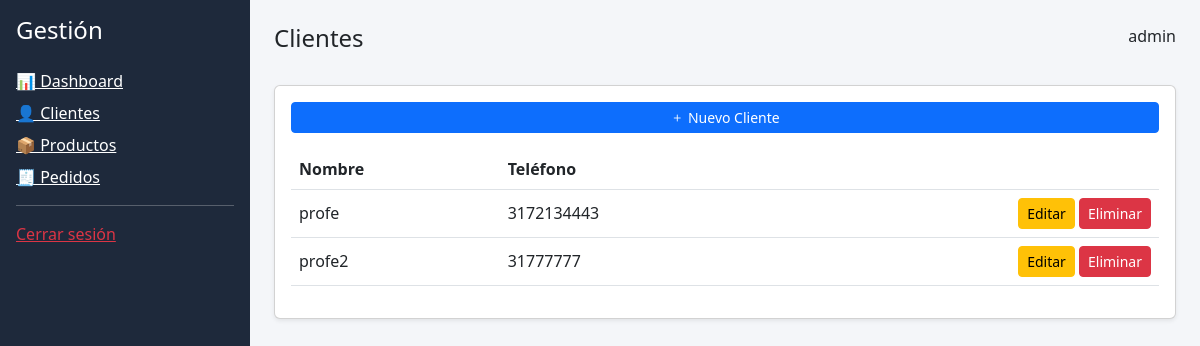
The app's page /clientes/ (signed in) with its own data.
### core/models.py (models this page shows, shortened)
class Cliente(models.Model):
    nombre = models.CharField(max_length=100)
    telefono = models.CharField(max_length=20, unique=True)

### core/views.py (the view)
# urls.py: path('clientes/', views.lista_clientes),
@login_required
def lista_clientes(request):
    if request.user.perfil.tipo_usuario != 'admin':
        return redirect('/pedidos/')
    clientes = Cliente.objects.all()
    return render(request, 'clientes.html', {'clientes': clientes})

### core/templates/clientes.html
{% extends 'base.html' %}
{% block title %}Clientes{% endblock %}
{% block content %}
<div class="card shadow-sm p-3">
{% if user.perfil.tipo_usuario == 'admin' %}
<a href="/crear-cliente/" class="btn btn-primary btn-sm mb-3">
    <i class="bi bi-plus"></i> Nuevo Cliente
</a>
{% endif %}
<table class="table align-middle">
<tr>
    <th>Nombre</th>
    <th>Teléfono</th>
    <th></th>
</tr>
{% for cliente in clientes %}
<tr>
    <td>{{ cliente.nombre }}</td>
    <td>{{ cliente.telefono }}</td>
    <td class="text-end">
        {% if user.perfil.tipo_usuario == 'admin' %}
        <a href="/editar-cliente/{{ cliente.id }}/" class="btn btn-warning btn-sm">Editar</a>
        <a href="/eliminar-cliente/{{ cliente.id }}/" class="btn btn-danger btn-sm">Eliminar</a>
        {% endif %}
    </td>
</tr>
{% endfor %}
</table>
</div>
{% endblock %}

### core/templates/base.html (shortened to what this page needs)
<!DOCTYPE html>
<html>
<head>
    <link href="https://cdn.jsdelivr.net/npm/bootstrap@5.3.0/dist/css/bootstrap.min.css" rel="stylesheet">
    <link href="https://cdn.jsdelivr.net/npm/bootstrap-icons/font/bootstrap-icons.css" rel="stylesheet">
</head>
<body style="background:#f4f6f9;">
<div class="d-flex">
    <div style="width:250px; background:#1e293b; min-height:100vh;" class="text-white p-3">
        <h4 class="mb-4">Gestión</h4>
        <a href="/dashboard/" class="d-block text-white mb-2">📊 Dashboard</a>
        {% if user.perfil.tipo_usuario == 'admin' %}
        <a href="/clientes/" class="d-block text-white mb-2">👤 Clientes</a>
        <a href="/productos/" class="d-block text-white mb-2">📦 Productos</a>
        {% endif %}
        <a href="/pedidos/" class="d-block text-white mb-2">🧾 Pedidos</a>
        <hr>
        <a href="/logout/" class="text-danger">Cerrar sesión</a>
    </div>
    <div class="flex-grow-1 p-4">
        <div class="d-flex justify-content-between mb-4">
            <h4>{% block title %}{% endblock %}</h4>
            <span>{{ user.username }}</span>
        </div>
        {% block content %}{% endblock %}
    </div>
</div>
</body>
</html>

### records on screen
Cliente: nombre "profe", telefono "3172134443"
Cliente: nombre "profe2", telefono "31777777"

### other values on screen
{{ user.username }} "admin"
